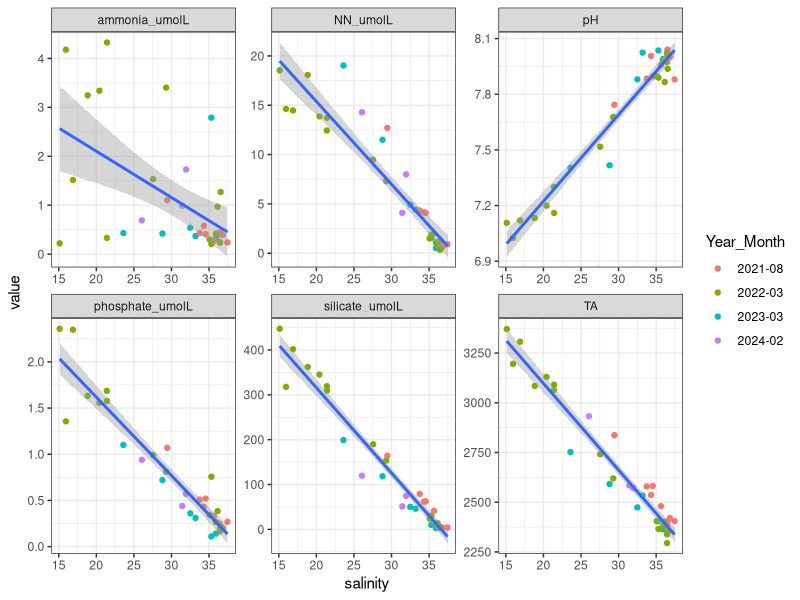

Reproduce this figure in R.
### discrete Seep data ####


library(tidyverse)
library(here)


##### read in data ############

Data<-read_csv(here("Data","Varari","DiscreteSeep.csv"))


#### plot some relationships

Data %>% select(salinity:ammonia_umolL, pH, Seep_Spring, Year_Month)%>%
  pivot_longer(cols = TA:pH)%>%
  filter(Seep_Spring == "Seep")%>%
  ggplot(aes(x = salinity,y = value))+
  geom_point(aes(color = Year_Month))+
  geom_smooth(method = "lm")+
#  coord_trans(y = "log")+
  theme_bw()+
  facet_wrap(~name, scales = "free")
  